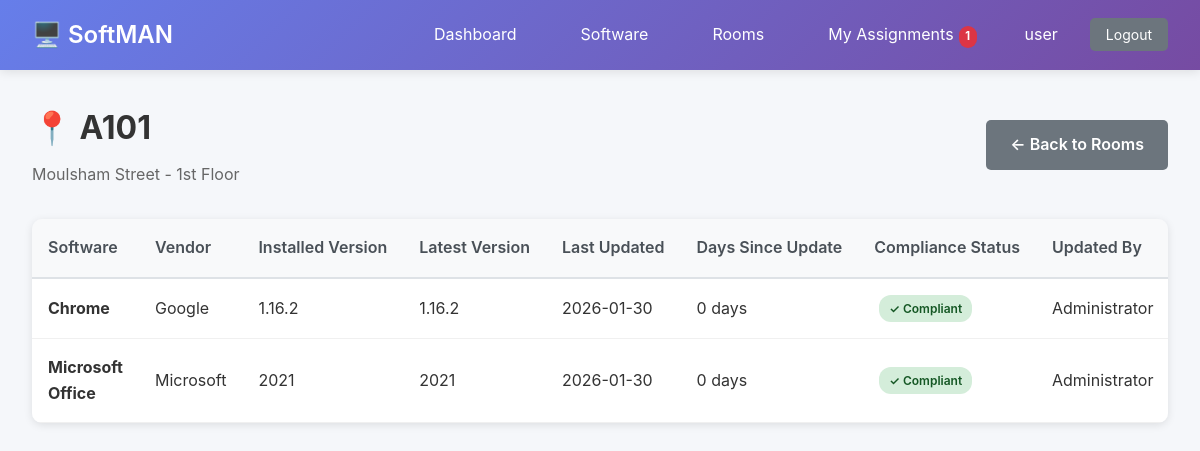
/rooms/5 (signed in), run on the app's committed database.
### tables this page shows
CREATE TABLE users (
    id INTEGER PRIMARY KEY AUTOINCREMENT,
    username TEXT NOT NULL UNIQUE,
    password_hash TEXT NOT NULL,
    full_name TEXT,
    email TEXT,
    is_superuser BOOLEAN DEFAULT 0,
    created_at TIMESTAMP DEFAULT CURRENT_TIMESTAMP,
    last_login TIMESTAMP
);

CREATE TABLE rooms (
    id INTEGER PRIMARY KEY AUTOINCREMENT,
    room_name TEXT NOT NULL UNIQUE,
    building TEXT,
    floor TEXT,
    created_at TIMESTAMP DEFAULT CURRENT_TIMESTAMP
);

CREATE TABLE installations (
    id INTEGER PRIMARY KEY AUTOINCREMENT,
    software_id INTEGER NOT NULL,
    room_id INTEGER NOT NULL,
    installed_version TEXT NOT NULL,
    last_updated TIMESTAMP DEFAULT CURRENT_TIMESTAMP,
    updated_by TEXT,
    is_long_life BOOLEAN DEFAULT 0, -- Exception to 300-day policy
    long_life_reason TEXT,
    long_life_approved_by TEXT,
    long_life_approved_at TIMESTAMP,
    FOREIGN KEY (software_id) REFERENCES software(id) ON DELETE CASCADE,
    FOREIGN KEY (room_id) REFERENCES rooms(id) ON DELETE CASCADE,
    UNIQUE(software_id, room_id)
);

CREATE TABLE software (
    id INTEGER PRIMARY KEY AUTOINCREMENT,
    software_name TEXT NOT NULL,
    version TEXT NOT NULL,
    vendor TEXT,
    license_key TEXT,
    license_type TEXT, -- e.g., 'Site', 'Volume', 'Per-User'
    license_count INTEGER,
    installer_filename TEXT,
    installer_path TEXT,
    description TEXT,
    created_at TIMESTAMP DEFAULT CURRENT_TIMESTAMP,
    updated_at TIMESTAMP DEFAULT CURRENT_TIMESTAMP
, installer_url TEXT);

### app.py (the view)
@app.route('/rooms/<int:room_id>')
@login_required
def room_details(room_id):
    conn = get_db()
    cursor = conn.cursor()
    cursor.execute('SELECT * FROM rooms WHERE id = ?', (room_id,))
    room = cursor.fetchone()
    if not room:
        flash('Room not found!', 'error')
        return redirect(url_for('rooms_list'))
    cursor.execute('''
        SELECT
            i.id as installation_id, s.id as software_id, s.software_name, s.vendor,
            i.installed_version, s.version as latest_version, i.last_updated,
            i.updated_by, i.is_long_life, i.long_life_reason,
            CAST((julianday('now') - julianday(i.last_updated)) AS INTEGER) as days_since_update
        FROM installations i
        JOIN software s ON i.software_id = s.id
        WHERE i.room_id = ?
        ORDER BY s.software_name
    ''', (room_id,))
    installations = cursor.fetchall()
    conn.close()
    return render_template('room_details.html', room=room, installations=installations, update_policy_days=UPDATE_POLICY_DAYS)

### app.py (called while the page is built)
@login_manager.user_loader
def load_user(user_id):
    conn = get_db()
    cursor = conn.cursor()
    cursor.execute('SELECT id, username, full_name, is_superuser FROM users WHERE id = ?', (user_id,))
    user_data = cursor.fetchone()
    conn.close()
    if user_data:
        return User(user_data['id'], user_data['username'], user_data['full_name'], user_data['is_superuser'])
    return None

@app.context_processor
def inject_pending_assignments():
    if current_user.is_authenticated:
        conn = get_db()
        cursor = conn.cursor()
        cursor.execute('''
            SELECT COUNT(*) as count
            FROM assignments
            WHERE assigned_to = ? AND status = 'pending'
        ''', (current_user.id,))
        result = cursor.fetchone()
        conn.close()
        return {'pending_assignments_count': result['count'] if result else 0}
    return {'pending_assignments_count': 0}

def get_db():
    conn = sqlite3.connect(DB_PATH)
    conn.row_factory = sqlite3.Row
    return conn

### templates/room_details.html (shortened to what this page needs)
<!DOCTYPE html>
<html lang="en">
<head>
    <link rel="stylesheet" href="{{ url_for('static', filename='style.css') }}">
</head>
<body>
    <nav class="navbar">
        <div class="nav-brand">
            <h1>🖥️ SoftMAN</h1>
        </div>
        <ul class="nav-menu">
            <li><a href="{{ url_for('index') }}">Dashboard</a></li>
            <li><a href="{{ url_for('software_list') }}">Software</a></li>
            <li><a href="{{ url_for('rooms_list') }}">Rooms</a></li>
            <li><a href="{{ url_for('my_assignments') }}">{% if current_user.is_superuser %}Assignments{% else %}My Assignments{% endif %}{% if pending_assignments_count > 0 %}<span class="notification-badge">{{ pending_assignments_count }}</span>{% endif %}</a></li>
            <li class="user-info">
                {{ current_user.username }}
            </li>
            <li><a href="{{ url_for('logout') }}" class="btn-sm btn-secondary">Logout</a></li>
        </ul>
    </nav>
    <div class="container">
        <div class="page-header">
            <div>
                <h2>📍 {{ room.room_name }}</h2>
                <p style="color: #666; margin-top: 0.5rem;">
                    {% if room.building %}{{ room.building }}{% endif %}
                    {% if room.floor %} - {{ room.floor }}{% endif %}
                </p>
            </div>
            <a href="{{ url_for('rooms_list') }}" class="btn btn-secondary">← Back to Rooms</a>
        </div>
        <div class="table-container">
            <table class="data-table">
                <thead>
                    <tr>
                        <th>Software</th>
                        <th>Vendor</th>
                        <th>Installed Version</th>
                        <th>Latest Version</th>
                        <th>Last Updated</th>
                        <th>Days Since Update</th>
                        <th>Compliance Status</th>
                        <th>Updated By</th>
                    </tr>
                </thead>
                <tbody>
                    {% if installations %}
                        {% for inst in installations %}
                        <tr {% if inst.days_since_update > update_policy_days and not inst.is_long_life %}class="row-warning"{% endif %}>
                            <td><strong>{{ inst.software_name }}</strong></td>
                            <td>{{ inst.vendor or '-' }}</td>
                            <td>{{ inst.installed_version }}</td>
                            <td>
                                {% if inst.installed_version != inst.latest_version %}
                                <span class="badge badge-warning">{{ inst.latest_version }}</span>
                                {% else %}
                                {{ inst.latest_version }}
                                {% endif %}
                            </td>
                            <td>{{ inst.last_updated[:10] if inst.last_updated else 'N/A' }}</td>
                            <td>
                                {% if inst.days_since_update > update_policy_days %}
                                <span class="badge badge-danger">{{ inst.days_since_update }} days</span>
                                {% else %}
                                {{ inst.days_since_update }} days
                                {% endif %}
                            </td>
                            <td>
                                {% if inst.is_long_life %}
                                <span class="badge badge-info">Long-Life Exception</span>
                                {% elif inst.days_since_update > update_policy_days %}
                                <span class="badge badge-danger">⚠️ Out of Policy</span>
                                {% else %}
                                <span class="badge badge-success">✓ Compliant</span>
                                {% endif %}
                            </td>
                            <td>{{ inst.updated_by or '-' }}</td>
                        </tr>
                        {% endfor %}
                    {% else %}
                        <tr>
                            <td colspan="{% if current_user.is_superuser %}9{% else %}8{% endif %}" class="text-center">
                                No software installed in this room yet.
                            </td>
                        </tr>
                    {% endif %}
                </tbody>
            </table>
        </div>
    </div>
</body>
</html>

### static/style.css (style rules this page uses)
* { margin: 0; padding: 0; box-sizing: border-box; }
body { font-family: -apple-system, BlinkMacSystemFont, 'Segoe UI', Roboto, 'Helvetica Neue', Arial, sans-serif; background: #f5f7fa; color: #333; line-height: 1.6; }
.navbar { background: linear-gradient(135deg, #667eea 0%, #764ba2 100%); color: white; padding: 1rem 2rem; box-shadow: 0 2px 10px rgba(0,0,0,0.1); display: flex; justify-content: space-between; align-items: center; }
.nav-brand h1 { font-size: 1.5rem; font-weight: 600; }
.nav-menu { display: flex; list-style: none; gap: 2rem; }
.nav-menu a { color: white; text-decoration: none; padding: 0.5rem 1rem; border-radius: 5px; transition: background 0.3s; position: relative; }
.badge { background: #ff4444; color: white; padding: 2px 8px; border-radius: 12px; font-size: 0.75rem; margin-left: 5px; }
.container { max-width: 1400px; margin: 2rem auto; padding: 0 2rem; }
.page-header { display: flex; justify-content: space-between; align-items: center; margin-bottom: 2rem; }
.page-header h2 { font-size: 2rem; color: #333; }
.table-container { background: white; border-radius: 10px; box-shadow: 0 2px 8px rgba(0,0,0,0.1); overflow-x: auto; margin-bottom: 2rem; }
.data-table { width: 100%; border-collapse: collapse; }
.data-table thead { background: #f8f9fa; border-bottom: 2px solid #dee2e6; }
.data-table th { padding: 1rem; text-align: left; font-weight: 600; color: #495057; white-space: nowrap; }
.data-table td { padding: 1rem; border-bottom: 1px solid #f0f0f0; }
.badge { padding: 4px 10px; border-radius: 12px; font-size: 0.75rem; font-weight: 600; display: inline-block; white-space: nowrap; }
.badge-success { background: #d4edda; color: #155724; }
.notification-badge { background: #dc3545; color: white; border-radius: 10px; padding: 2px 6px; font-size: 0.7rem; font-weight: bold; margin-left: 5px; display: inline-block; min-width: 18px; text-align: center; }
.btn { padding: 0.75rem 1.5rem; border: none; border-radius: 5px; font-size: 1rem; font-weight: 600; cursor: pointer; transition: all 0.3s; text-decoration: none; display: inline-block; }
.btn-secondary { background: #6c757d; color: white; }
.btn-sm { padding: 0.4rem 0.8rem; font-size: 0.875rem; }

### data on the page
users: username "user"
rooms: room_name "A101", building "Moulsham Street", floor "1st Floor"
installations: software_name "Chrome", vendor "Google", installed_version "1.16.2", latest_version "1.16.2", last_updated "2026-01-30", days_since_update "0", shows "✓ Compliant", updated_by "Administrator"
installations: software_name "Microsoft Office", vendor "Microsoft", installed_version "2021", latest_version "2021", last_updated "2026-01-30", days_since_update "0", shows "✓ Compliant", updated_by "Administrator"

### other printed values
{{ pending_assignments_count }} "1"
